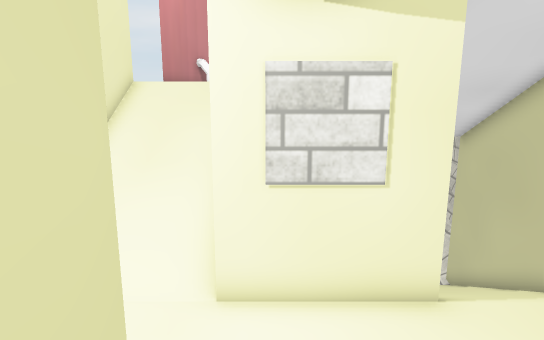
View 1 (above)

14 first-person views from a walk through a Unity game level. The camera is 1.3 m above the floor, tilts 12° down and sees 70° across. Doors are open. The floor is counted in squares, 0.5 m on a side. Each view is taken from the middle of a square. On the plan, view 1 faces up. The plan holds only what a view shows up to about 20 squares ahead; the rest is blank. The place goes on beyond the plan. The player is left out. Some animated figures are left out. Some surface patterns are stand-ins.

View 2
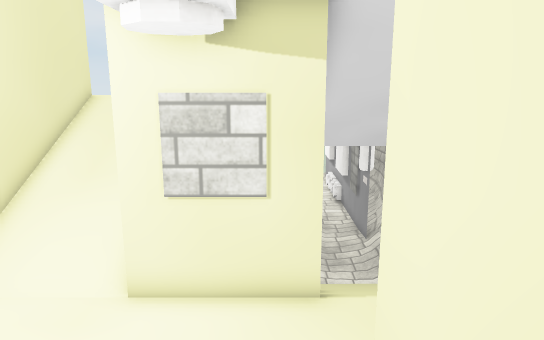

View 3
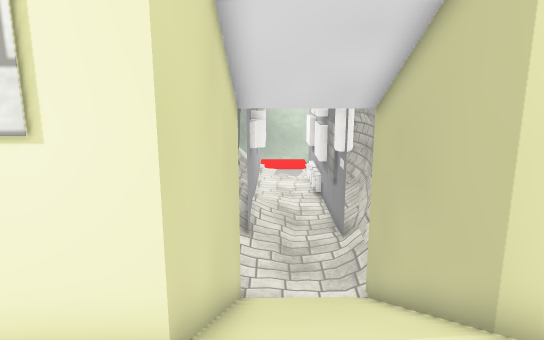

View 4
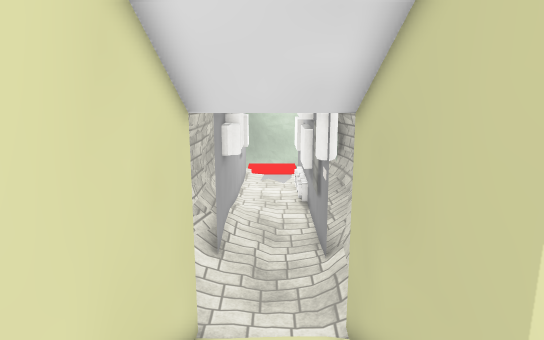

View 5
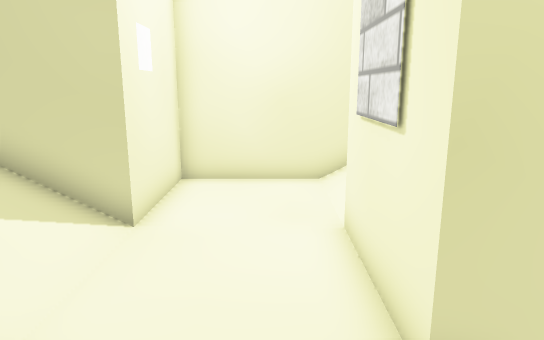

View 6
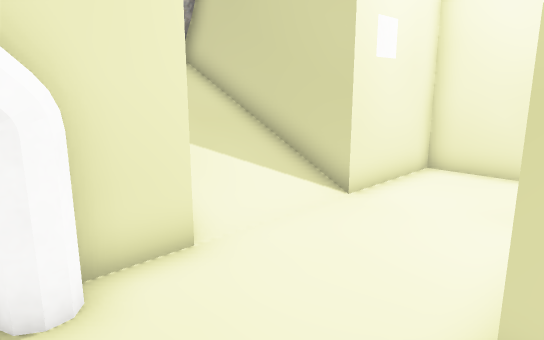

View 7
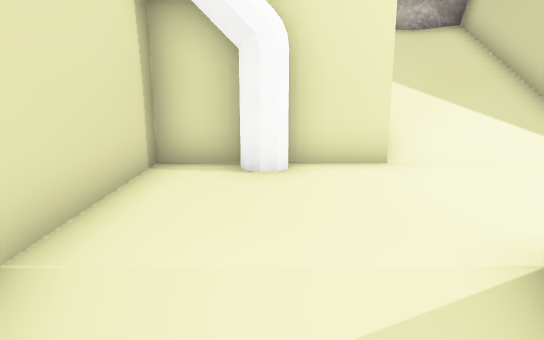

View 8
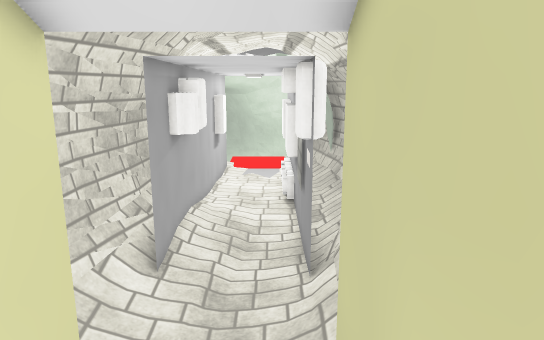

View 9
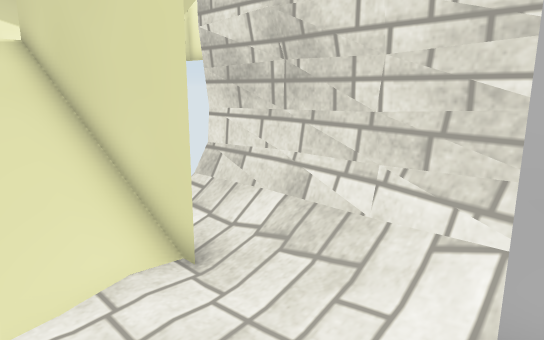

View 10
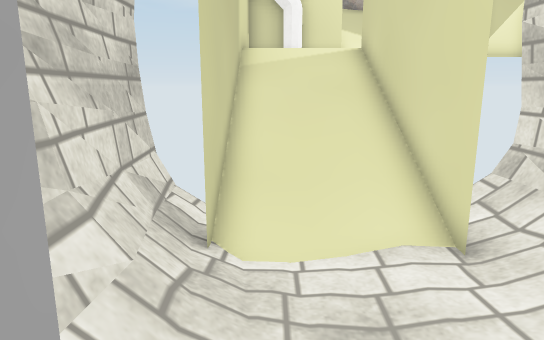

View 11
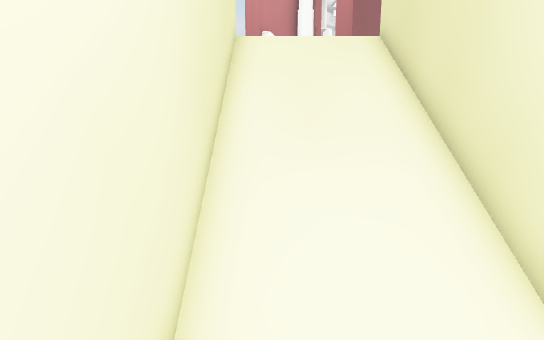

View 12
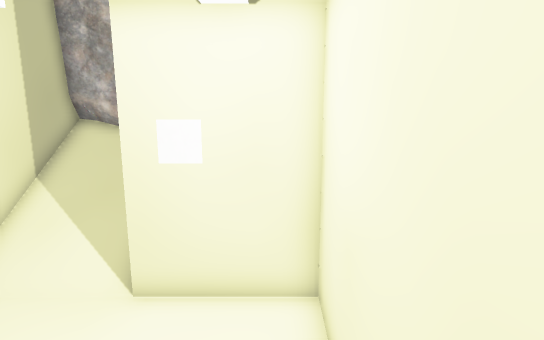

View 13
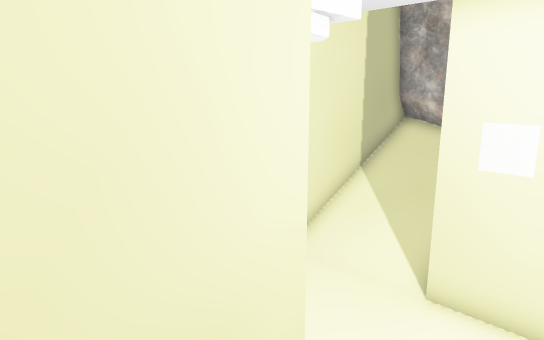

View 14
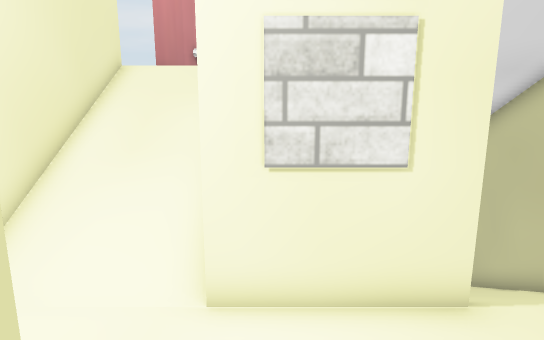

### Floor plan
Key: @ floor where view 1 was taken; # wall or solid block; . main floor; : floor 1 m higher than the main floor; - floor 1.75 m lower than the main floor; + floor 1.75 m higher than the main floor; _ floor 2 m lower than the main floor; / step, stairs or slope; D open door; = window, fence, low wall or low ledge; O other object.
Columns run from 5 left of view 1 to 8 right of it. Each row starts with its distance up from view 1.
 25         #___O
 24         #-__#
 23         # __#
 22         # __#
 21         # __#
 20         #___#
 19        =#___##
 18       ##DDDDD#
 17       ##DDDDD#
 16       #/DDDDD#
 15 DDD   #/DDDDD#
 14 #+++# #/#___##
 13 #///# #/#///##
 12 #///# # #///#
 11 #///#   #///#
 10 #///#   #///#
  9 #///#   #///#
  8 #///#   #///#
  7 #///#   #///#
  6 #...#####...#
  5 #...........#
  4 #...........#
  3 #.........###
  2 #####...####
  1     #///#
  0     #@//#
 -1     #///#
 -2     #:::#
 -3     #OOO#
 -4     OOOOO

Positions as (right, up) in squares from view 1, and headings:
1: (0, 0), facing up
2: (2, -1), facing up
3: (4, 3), facing up
4: (5, 5), facing up
5: (6, 5), facing left
6: (6, 7), facing down-left
7: (5, 9), facing down
8: (6, 9), facing up
9: (6, 19), facing down-left
10: (6, 20), facing down
11: (-4, 3), facing up
12: (-4, 10), facing down
13: (-4, 10), facing down-right
14: (0, 1), facing up
